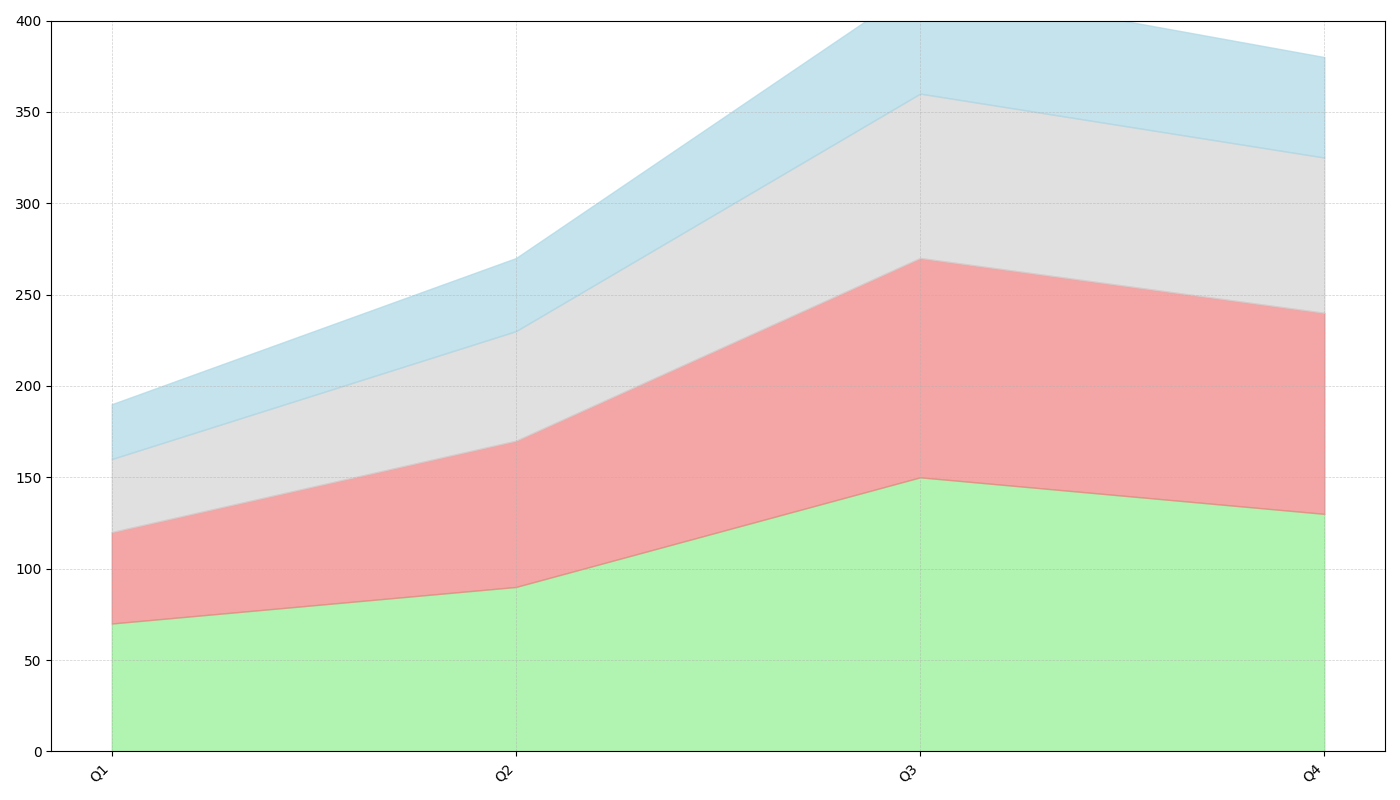

Reproduce this figure in Python.
import matplotlib.pyplot as plt
import numpy as np

quarters = ['Q1', 'Q2', 'Q3', 'Q4']
lake_spring = [70, 90, 150, 130]
lake_silver = [50, 80, 120, 110]
lake_blue = [40, 60, 90, 85]
lake_green = [30, 40, 60, 55]

lake_silver_cumulative = np.array(lake_spring) + np.array(lake_silver)
lake_blue_cumulative = lake_silver_cumulative + np.array(lake_blue)
total_water_levels = lake_blue_cumulative + np.array(lake_green)

fig, ax = plt.subplots(figsize=(14, 8))

# Assign shuffled colors to each lake
ax.fill_between(quarters, lake_spring, color='lightgreen', alpha=0.7)
ax.fill_between(quarters, lake_silver_cumulative, lake_spring, color='lightcoral', alpha=0.7)
ax.fill_between(quarters, lake_blue_cumulative, lake_silver_cumulative, color='lightgrey', alpha=0.7)
ax.fill_between(quarters, total_water_levels, lake_blue_cumulative, color='lightblue', alpha=0.7)

ax.grid(True, which='both', linestyle='--', linewidth=0.5, alpha=0.6)
ax.set_ylim(0, 400)
ax.set_yticks(range(0, 401, 50))
ax.set_xticks(np.arange(len(quarters)))
ax.set_xticklabels(quarters, rotation=45, ha='right')

plt.tight_layout()
plt.show()
